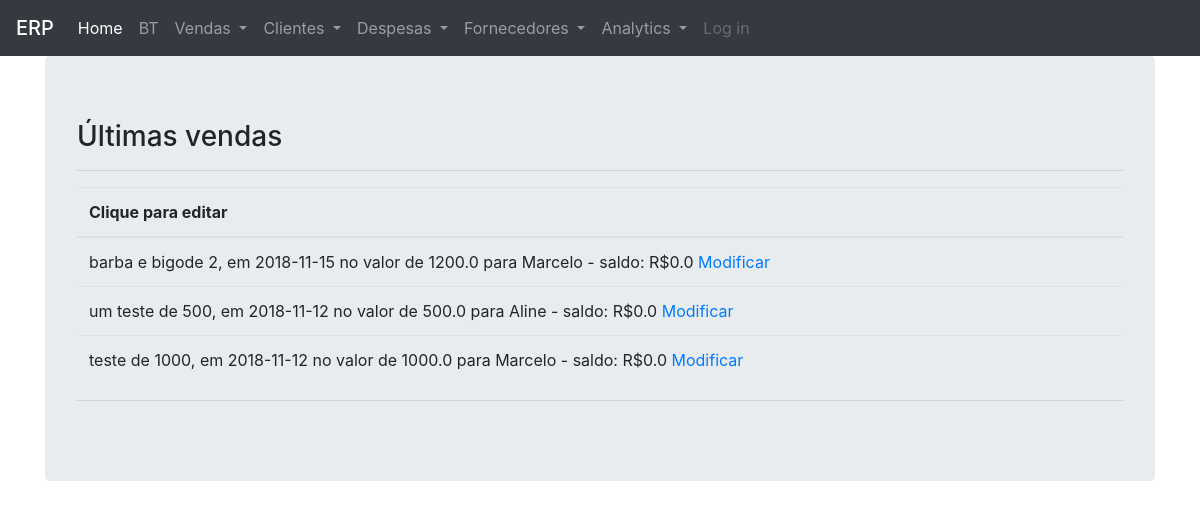
Page /listagem/bt/4 on the earlier database version.
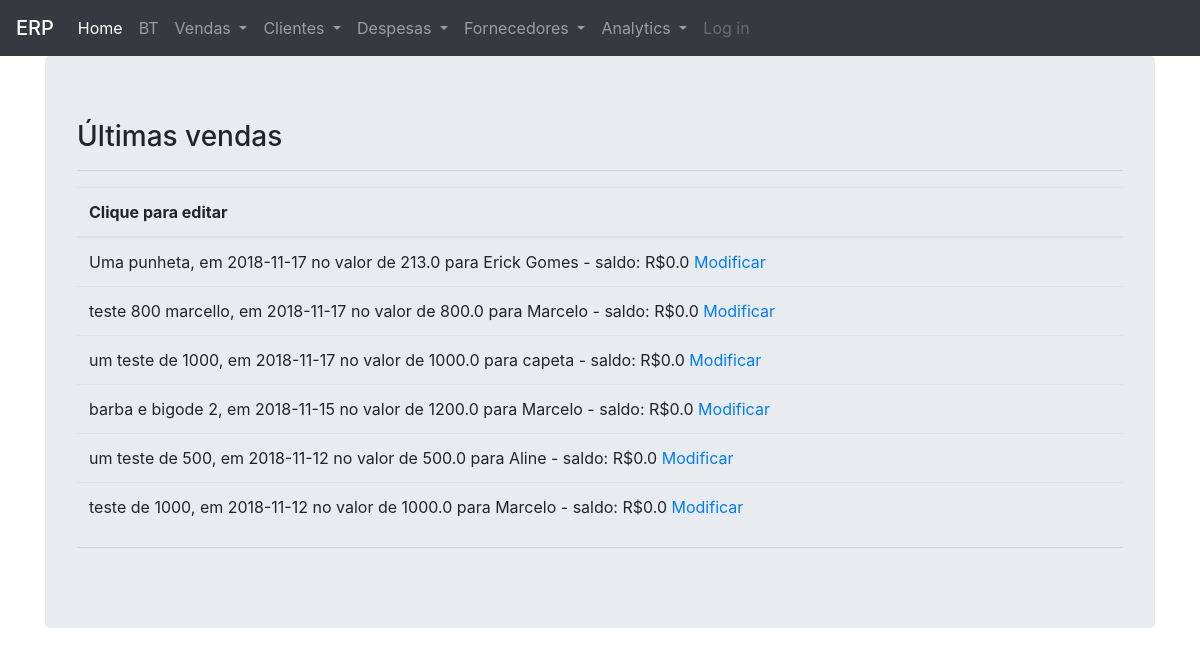
Same page on the later database version.
### petshop/modelos/models.py (models this page shows, shortened)
class Vendas(db.Model):
    __tablename__ = 'vendas'
    id = db.Column(db.Integer, primary_key=True)
    tipo = db.Column(db.NVARCHAR(10), nullable=False)
    descricao = db.Column(db.Text, nullable=False)
    data_venda = db.Column(db.Date, nullable=False)
    valor_servicos = db.Column(db.Float, nullable=True)
    valor_taxi = db.Column(db.Float, nullable=True)
    cliente_id = db.Column(db.Integer, db.ForeignKey('clientes.id'))
    peludo_id = db.Column(db.Integer, db.ForeignKey('peludos.id'))
    saldo = db.Column(db.Float, nullable=True)
    pagamentos = db.relationship('Pagamentos')
    data_pbanho = db.Column(db.Date, nullable=True)
    n_banhos = db.Column(db.Integer, nullable=True)
    tipo_banho = db.Column(db.Enum('pacote', 'avulso', 'cortesia'), nullable=True)
    pacote = db.Column(db.NVARCHAR(10), nullable=True)
    data_entrada = db.Column(db.Date, nullable=True)
    data_saida = db.Column(db.Date, nullable=True)
    valor_diarias = db.Column(db.Float, nullable=True)
    valor_prod = db.Column(db.Float, nullable=True)
    custo_prod = db.Column(db.Float, nullable=True)
    def calcula_saldo(self):
        valor_total = self.valor_servicos + self.valor_taxi
        pagamentos = self.pagamentos
        if pagamentos:
            valores_pagos = [item.valor for item in pagamentos]
            valores_pagos = np.array(valores_pagos)
            saldo = round(valor_total - valores_pagos.sum(), 2)
            return saldo
        return valor_total
    def __repr__(self):
        return f"""
        {self.descricao}, em {self.data_venda} no valor de {self.valor_servicos}
        para {Clientes.query.get(self.cliente_id).nome} - saldo: R${self.calcula_saldo()}
        """

class Clientes(db.Model):
    __tablename__ = 'clientes'
    id = db.Column(db.Integer, primary_key=True)
    nome = db.Column(db.NVARCHAR(30), nullable=False)
    sexo = db.Column(db.Enum('M', 'H'), nullable=False)
    peludo = db.relationship('Peludos', backref='clientes', lazy=True)
    venda = db.relationship('Vendas', backref='clientes', lazy=True)
    contato = db.relationship('Contatos')
    endereco = db.relationship('Enderecos')

class Pagamentos(db.Model):
    __tablename__ = 'pagamentos'
    id = db.Column(db.Integer, primary_key=True)
    data = db.Column(db.Date, nullable=False)
    valor = db.Column(db.Float, nullable=False)
    valor_entrada = db.Column(db.Float, nullable=False)
    forma_pagto = db.Column(
        db.Enum('cash', 'debito', 'credito', 'cheque', 'pendente'), nullable=False)
    venda_id = db.Column(db.Integer, db.ForeignKey('vendas.id'))

### petshop/views/views_consultas.py (the view, shortened to what this page needs)
@views_consultas.route('/listagem/<tipo>/<int:id>', methods=['GET', 'POST'])
def listagens(tipo, id):
    if tipo == 'vendas':
        listagem = Vendas.query.order_by(desc(Vendas.data_venda)).all()
        heading = 'Últimas vendas'
        return render_template('listagens.html', listagem=listagem, heading=heading, tipo=tipo)
    if tipo == 'clientes':
        listagem = Clientes.query.order_by(Clientes.nome).all()
        heading = 'Relação de clientes'
        return render_template('listagens.html', listagem=listagem, heading=heading, tipo=tipo)
    if tipo == 'peludos':
        listagem = Peludos.query.order_by(Peludos.nome).all()
        listagem
        heading = 'Relação de peludos'
        return render_template('listagens.html', listagem=listagem, heading=heading, tipo=tipo)
    listagem = Vendas.query.order_by(desc(Vendas.data_venda)).all()
    heading = 'Últimas vendas'
    return render_template('listagens.html', listagem=listagem, heading=heading, tipo=tipo)

### petshop/templates/listagens.html (shortened to what this page needs)
{% extends "base.html" %}
{% block content %}
<div class="jumbotron">
<h3 class="display-5">{{ heading }}</h3>
<hr>
{% if listagem %}
    <table class="table table-hover">
    <thead>
    <tr>
    <th scope="col" colspan="2" class="tg">Clique para editar</th>
    </tr>
    </thead>
    <tbody>
    {% for item in listagem %}
      <tr>
        <td>
        {{ item }}
        <a href="{{ url_for('views_vendas.modifica_venda', id=item.id) }}">Modificar</a>
        </td>
      </tr>
    {% endfor %}
    </tbody>
    </table>
    <hr>
{% endif %}
</div>
{% endblock %}

### petshop/templates/base.html (shortened to what this page needs)
<!DOCTYPE html>
<html lang="en" dir="ltr">
<head>
    <link rel="stylesheet" href="https://stackpath.bootstrapcdn.com/bootstrap/4.1.3/css/bootstrap.min.css">
</head>
<body>
<nav class="navbar navbar-expand-lg navbar-dark bg-dark">
    <span class="navbar-brand mb-0 h1">ERP</span>
    <div class="collapse navbar-collapse" id="navbarSupportedContent">
    <ul class="navbar-nav mr-auto">
        <li class="nav-item active">
        <a class="nav-link" href="{{ url_for('views_consultas.index') }}">Home<span class="sr-only">(current)</span></a>
        </li>
        <li class="nav-item">
        <a class="nav-link" href="{{ url_for('views_vendas.vendas_bt') }}">BT</a>
        </li>
        <li class="nav-item dropdown">
            <a class="nav-link dropdown-toggle" href="#" id="navbarDropdown" role="button" data-toggle="dropdown" aria-haspopup="true" aria-expanded="false">
            Vendas
            </a>
        </li>
        <li class="nav-item dropdown">
            <a class="nav-link dropdown-toggle" href="#" id="navbarDropdown" role="button" data-toggle="dropdown" aria-haspopup="true" aria-expanded="false">
            Clientes
            </a>
        </li>
        <li class="nav-item dropdown">
            <a class="nav-link dropdown-toggle" href="#" id="navbarDropdown" role="button" data-toggle="dropdown" aria-haspopup="true" aria-expanded="false">
            Despesas
            </a>
        </li>
        <li class="nav-item dropdown">
            <a class="nav-link dropdown-toggle" href="#" id="navbarDropdown" role="button" data-toggle="dropdown" aria-haspopup="true" aria-expanded="false">
            Fornecedores
            </a>
        </li>
        <li class="nav-item dropdown">
            <a class="nav-link dropdown-toggle" href="#" id="navbarDropdown" role="button" data-toggle="dropdown" aria-haspopup="true" aria-expanded="false">
            Analytics
            </a>
        </li>
        <li class="nav-item">
            <a class="nav-link disabled" href="#">Log in</a>
        </li>
    </ul>
    </div>
</nav>
<div class="container">
  {% block content %}
  {% endblock %}
</div>
</body>
</html>

Differences in the rows shown:
added Vendas: descricao+data_venda+valor_servicos "Uma punheta, em 2018-11-17 no valor de 213.0 para Erick Gomes - saldo: R$0.0"
added Vendas: descricao+data_venda+valor_servicos "teste 800 marcello, em 2018-11-17 no valor de 800.0 para Marcelo - saldo: R$0.0"
added Vendas: descricao+data_venda+valor_servicos "um teste de 1000, em 2018-11-17 no valor de 1000.0 para capeta - saldo: R$0.0"
